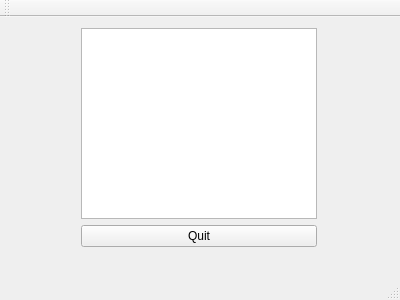
<?xml version="1.0" encoding="UTF-8"?>
<ui version="4.0">
 <class>QNotepad</class>
 <widget class="QMainWindow" name="QNotepad">
  <property name="geometry">
   <rect>
    <x>0</x>
    <y>0</y>
    <width>400</width>
    <height>300</height>
   </rect>
  </property>
  <property name="windowTitle">
   <string>QNotepad</string>
  </property>
  <widget class="QWidget" name="centralWidget">
   <widget class="QWidget" name="">
    <property name="geometry">
     <rect>
      <x>70</x>
      <y>0</y>
      <width>258</width>
      <height>241</height>
     </rect>
    </property>
    <layout class="QVBoxLayout" name="verticalLayout">
     <item>
      <widget class="QTextEdit" name="textEdit"/>
     </item>
     <item>
      <widget class="QPushButton" name="quitButton">
       <property name="text">
        <string>Quit</string>
       </property>
      </widget>
     </item>
    </layout>
   </widget>
  </widget>
  <widget class="QMenuBar" name="menuBar">
   <property name="geometry">
    <rect>
     <x>0</x>
     <y>0</y>
     <width>400</width>
     <height>21</height>
    </rect>
   </property>
  </widget>
  <widget class="QToolBar" name="mainToolBar">
   <attribute name="toolBarArea">
    <enum>TopToolBarArea</enum>
   </attribute>
   <attribute name="toolBarBreak">
    <bool>false</bool>
   </attribute>
  </widget>
  <widget class="QStatusBar" name="statusBar"/>
 </widget>
 <layoutdefault spacing="6" margin="11"/>
 <resources/>
 <connections/>
</ui>
